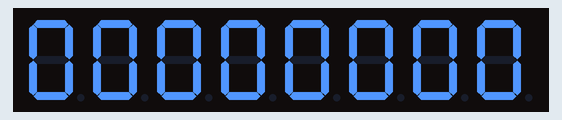
Bench run of a program on a simulated ATmega32, built with avr-gcc and emulated at 1 MHz. Shown: 8-digit seven-segment display. Wiring (inferred from the names in the program): MAX7219 LED driver: CS PB4.

Above: at 0.15 s.
At 3.15 s:
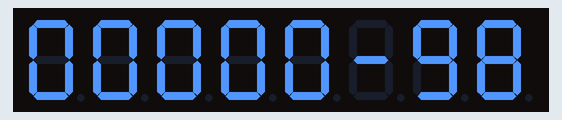
At 8.56 s:
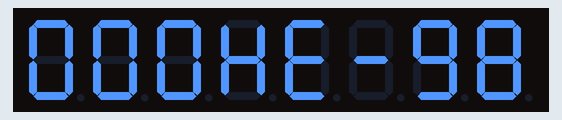
At 18.48 s:
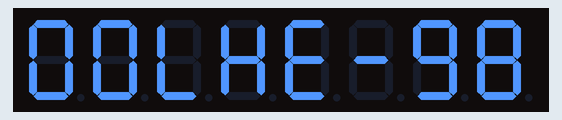
At 27.5 s:
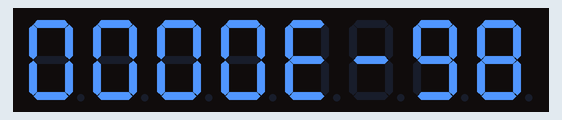
At 38.32 s:
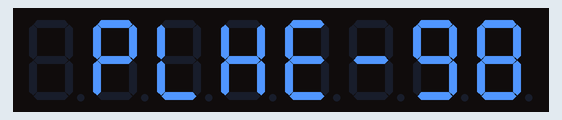

The program:

main.c
```c
/*
 * Atmega_SPI_Lab.c
 *
 * Created: 2/15/2024 11:29:22 AM
 * Author : Elmag
 */

#define F_CPU 1000000UL

#include <avr/io.h>
#include <util/delay.h>

#define SS 4
#define MOSI 5
#define MISO 6
#define SCK 7
void SPI_Master_Init(void)
{
	//set MOSI and SCK and SS pins as output
	DDRB |=(1<<SS)|(1<<MOSI)|(1<<SCK);

	//enable SPI , master mode , clock rate fck/16
	SPCR |=(1<<SPE)|(1<<MSTR)|(1<<SPR0);
}

void SPI_Master_Transmit(uint8_t cmd , uint8_t data)
{
  PORTB &= ~(1<<SS);

  SPDR = cmd ;

  while(!(SPSR&(1<<SPIF)));


  SPDR =data ;

  while(!(SPSR&(1<<SPIF)));

  PORTB |=(1<<SS);
}

int main(void)
{
	uint8_t count = 0 ;
	uint8_t i =0;

	SPI_Master_Init();

    SPI_Master_Transmit(0x09, 0xFF);

	SPI_Master_Transmit(0x0A , 0x0F);

	SPI_Master_Transmit(0x0B , 0x07);

	SPI_Master_Transmit(0x0C , 0x01);

	while(1)
	{
		for(i = 1; i<9;i++)
		{
			SPI_Master_Transmit(i,count++);
			_delay_ms(300);
		}

		for(i= 1 ;i<9 ; i++)
		{
			SPI_Master_Transmit(i,0);
		}
	}
}
```
